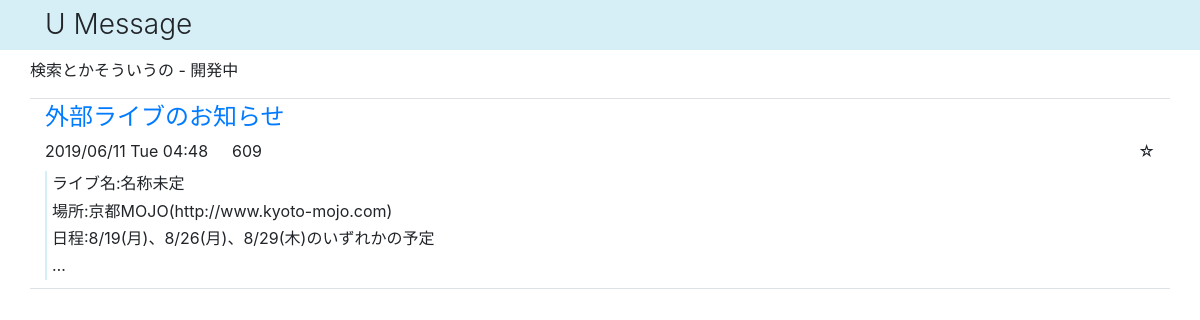
/read/, run on an earlier commit of the app's database.
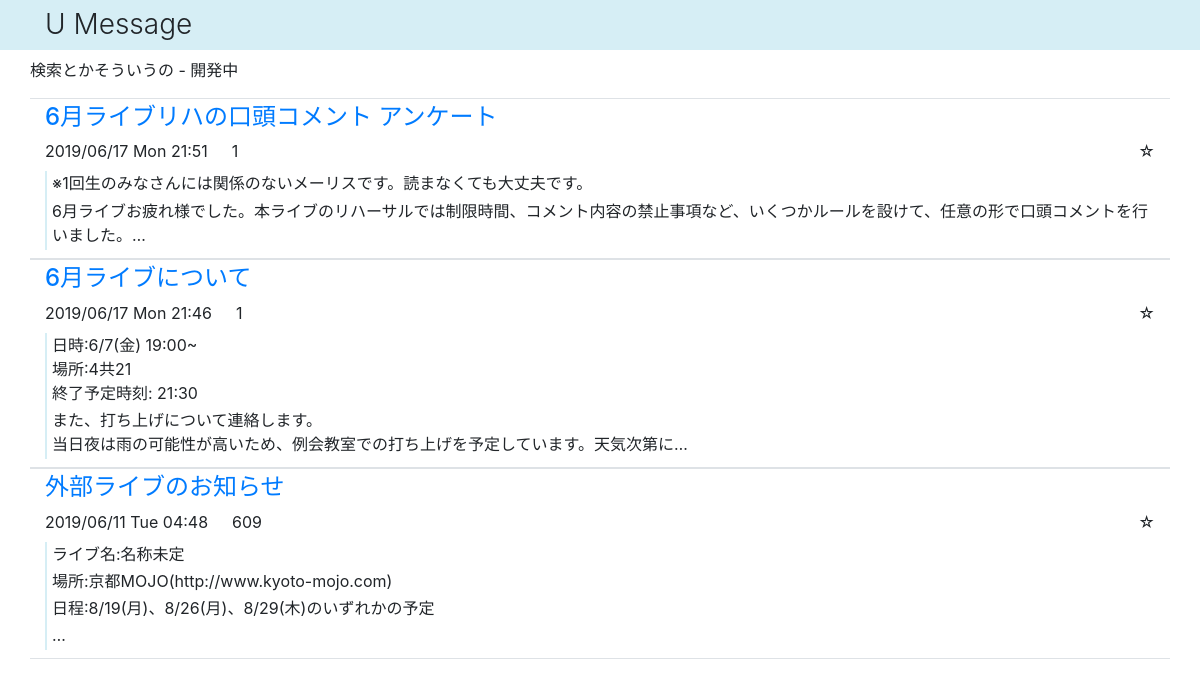
And on a later commit of the database.
### read/models.py (models this page shows, shortened)
class PostTest(models.Model):
	title = models.CharField(max_length=200)
	content = models.TextField()
	created_at = models.DateTimeField()
	whosend = models.IntegerField()
	whopost = models.IntegerField()

### read/views.py (the view)
def index(request):
	data = PostTest.objects.all().order_by('id').reverse() #逆順で取得
	params = {
		'search':'検索とかそういうの - 開発中',
		'data':data,
	}
	return render(request, 'read_index.html', params)

### u_message/templates/read_index.html (shortened to what this page needs)
{% extends 'frame.html' %}
{% load static %}
{% block extrastyle %}
	<link rel="stylesheet" type="text/css" href="{% static 'u_message/css/read_index.css' %}">
{% endblock %}
{% block body %}
	<div class="row">
		<p>{{search}}</p>
	</div>
	{% for item in data %}
		<div class="article row border border-left-0 border-right-0">
				<h4 class="col-sm-12 my-1"><a href="content/{{item.id}}" class="text-decoration-none">{{item.title}}</a></h4>
				<div class="col-sm-12 mt-1">
					<span class="float-left date">{{item.created_at|date:"Y/m/d D H:i"}}</span>
					<span class="float-left ml-4 whosent" data-userid="609">{{item.whosend}}</span>
					<span class="float-right star">☆</span>
				</div>
				<div class="content col-sm-12 mt-2">
					{{item.content|linebreaks|truncatechars:"150"}}
				</div>
		</div>
	{% endfor %}
{% endblock %}

What changed in the data, as far as the page shows it:
added PostTest: title "6月ライブリハの口頭コメント アンケート", created_at "2019/06/17 Mon 21:51", whosend "1", content "※1回生のみなさんには関係のないメーリスです。読まなくても大丈夫です。 6月ライブお疲れ様でした。本ライブのリハーサルでは制限時間、コメント内容の禁止事項など、いくつかルールを設けて、任意の形で口頭コメントを行いました。…"
added PostTest: title "6月ライブについて", created_at "2019/06/17 Mon 21:46", whosend "1", content "日時:6/7(金) 19:00~ 場所:4共21 終了予定時刻: 21:30 また、打ち上げについて連絡します。 当日夜は雨の可能性が高いため、例会教室での打ち上げを予定しています。天気次第に…"
